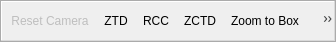
<?xml version="1.0" encoding="UTF-8"?>
<ui version="4.0">
 <class>pqCameraToolbar</class>
 <widget class="QToolBar" name="pqCameraToolbar">
  <property name="geometry">
   <rect>
    <x>0</x>
    <y>0</y>
    <width>336</width>
    <height>42</height>
   </rect>
  </property>
  <property name="windowTitle">
   <string>Camera Controls</string>
  </property>
  <property name="orientation">
   <enum>Qt::Horizontal</enum>
  </property>
  <action name="actionResetCamera">
   <property name="enabled">
    <bool>false</bool>
   </property>
   <property name="icon">
    <iconset resource="../../../Components/Resources/pqComponents.qrc">
     <normaloff>:/pqWidgets/Icons/pqResetCamera.svg</normaloff>:/pqWidgets/Icons/pqResetCamera.svg</iconset>
   </property>
   <property name="text">
    <string>&amp;Reset</string>
   </property>
   <property name="iconText">
    <string>Reset Camera</string>
   </property>
   <property name="statusTip">
    <string>Reset Camera</string>
   </property>
  </action>
  <action name="actionPositiveX">
   <property name="enabled">
    <bool>false</bool>
   </property>
   <property name="icon">
    <iconset resource="../../../Components/Resources/pqComponents.qrc">
     <normaloff>:/pqWidgets/Icons/pqXPlus.svg</normaloff>:/pqWidgets/Icons/pqXPlus.svg</iconset>
   </property>
   <property name="text">
    <string>+X</string>
   </property>
   <property name="toolTip">
    <string>Set view direction to +X</string>
   </property>
   <property name="statusTip">
    <string>Set view direction to +X</string>
   </property>
   <property name="whatsThis">
    <string>Set view direction to +X</string>
   </property>
  </action>
  <action name="actionNegativeX">
   <property name="enabled">
    <bool>false</bool>
   </property>
   <property name="icon">
    <iconset resource="../../../Components/Resources/pqComponents.qrc">
     <normaloff>:/pqWidgets/Icons/pqXMinus.svg</normaloff>:/pqWidgets/Icons/pqXMinus.svg</iconset>
   </property>
   <property name="text">
    <string>-X</string>
   </property>
   <property name="toolTip">
    <string>Set view direction to -X</string>
   </property>
   <property name="statusTip">
    <string>Set view direction to -X</string>
   </property>
   <property name="whatsThis">
    <string>Set view direction to -X</string>
   </property>
  </action>
  <action name="actionPositiveY">
   <property name="enabled">
    <bool>false</bool>
   </property>
   <property name="icon">
    <iconset resource="../../../Components/Resources/pqComponents.qrc">
     <normaloff>:/pqWidgets/Icons/pqYPlus.svg</normaloff>:/pqWidgets/Icons/pqYPlus.svg</iconset>
   </property>
   <property name="text">
    <string>+Y</string>
   </property>
   <property name="toolTip">
    <string>Set view direction to +Y</string>
   </property>
   <property name="statusTip">
    <string>Set view direction to +Y</string>
   </property>
   <property name="whatsThis">
    <string>Set view direction to +Y</string>
   </property>
  </action>
  <action name="actionNegativeY">
   <property name="enabled">
    <bool>false</bool>
   </property>
   <property name="icon">
    <iconset resource="../../../Components/Resources/pqComponents.qrc">
     <normaloff>:/pqWidgets/Icons/pqYMinus.svg</normaloff>:/pqWidgets/Icons/pqYMinus.svg</iconset>
   </property>
   <property name="text">
    <string>-Y</string>
   </property>
   <property name="toolTip">
    <string>Set view direction to -Y</string>
   </property>
   <property name="statusTip">
    <string>Set view direction to -Y</string>
   </property>
   <property name="whatsThis">
    <string>Set view direction to -Y</string>
   </property>
  </action>
  <action name="actionPositiveZ">
   <property name="enabled">
    <bool>false</bool>
   </property>
   <property name="icon">
    <iconset resource="../../../Components/Resources/pqComponents.qrc">
     <normaloff>:/pqWidgets/Icons/pqZPlus.svg</normaloff>:/pqWidgets/Icons/pqZPlus.svg</iconset>
   </property>
   <property name="text">
    <string>+Z</string>
   </property>
   <property name="toolTip">
    <string>Set view direction to +Z</string>
   </property>
   <property name="statusTip">
    <string>Set view direction to +Z</string>
   </property>
   <property name="whatsThis">
    <string>Set view direction to +Z</string>
   </property>
  </action>
  <action name="actionNegativeZ">
   <property name="enabled">
    <bool>false</bool>
   </property>
   <property name="icon">
    <iconset resource="../../../Components/Resources/pqComponents.qrc">
     <normaloff>:/pqWidgets/Icons/pqZMinus.svg</normaloff>:/pqWidgets/Icons/pqZMinus.svg</iconset>
   </property>
   <property name="text">
    <string>-Z</string>
   </property>
   <property name="toolTip">
    <string>Set view direction to -Z</string>
   </property>
   <property name="statusTip">
    <string>Set view direction to -Z</string>
   </property>
   <property name="whatsThis">
    <string>Set view direction to -Z</string>
   </property>
  </action>
  <action name="actionRotate90degCW">
   <property name="enabled">
    <bool>false</bool>
   </property>
   <property name="icon">
    <iconset resource="../../../Components/Resources/pqComponents.qrc">
     <normaloff>:/pqWidgets/Icons/pqRotateCameraCW.svg</normaloff>:/pqWidgets/Icons/pqRotateCameraCW.svg</iconset>
   </property>
   <property name="text">
    <string></string>
   </property>
   <property name="toolTip">
    <string>Rotate 90° clockwise</string>
   </property>
   <property name="statusTip">
    <string>Rotate 90° clockwise</string>
   </property>
   <property name="whatsThis">
    <string>Rotate 90° clockwise</string>
   </property>
  </action>
  <action name="actionRotate90degCCW">
   <property name="enabled">
    <bool>false</bool>
   </property>
   <property name="icon">
    <iconset resource="../../../Components/Resources/pqComponents.qrc">
     <normaloff>:/pqWidgets/Icons/pqRotateCameraCCW.svg</normaloff>:/pqWidgets/Icons/pqRotateCameraCCW.svg</iconset>
   </property>
   <property name="text">
    <string></string>
   </property>
   <property name="toolTip">
    <string>Rotate 90° counterclockwise</string>
   </property>
   <property name="statusTip">
    <string>Rotate 90° counterclockwise</string>
   </property>
   <property name="whatsThis">
    <string>Rotate 90° counterclockwise</string>
   </property>
  </action>
  <action name="actionZoomToBox">
   <property name="checkable">
    <bool>true</bool>
   </property>
   <property name="icon">
    <iconset resource="../../../Components/Resources/pqComponents.qrc">
     <normaloff>:/pqWidgets/Icons/pqZoomToSelection.svg</normaloff>:/pqWidgets/Icons/pqZoomToSelection.svg</iconset>
   </property>
   <property name="text">
    <string>Zoom to Box</string>
   </property>
   <property name="statusTip">
    <string>Zoom to Box</string>
   </property>
  </action>
  <action name="actionZoomToData">
   <property name="text">
    <string>ZTD</string>
   </property>
   <property name="toolTip">
    <string>Zoom To Data</string>
   </property>
   <property name="icon">
    <iconset resource="../../../Components/Resources/pqComponents.qrc">
     <normaloff>:/pqWidgets/Icons/pqZoomToData.svg</normaloff>:/pqWidgets/Icons/pqZoomToData.svg</iconset>
   </property>
  </action>
  <action name="actionZoomClosestToData">
   <property name="text">
    <string>ZCTD</string>
   </property>
   <property name="toolTip">
    <string>Zoom Closest To Data</string>
   </property>
   <property name="icon">
    <iconset resource="../../../Components/Resources/pqComponents.qrc">
     <normaloff>:/pqWidgets/Icons/pqZoomClosestToData.svg</normaloff>:/pqWidgets/Icons/pqZoomClosestToData.svg</iconset>
   </property>
  </action>
  <action name="actionResetCameraClosest">
   <property name="text">
    <string>RCC</string>
   </property>
   <property name="toolTip">
    <string>Reset Camera Closest</string>
   </property>
   <property name="icon">
    <iconset resource="../../../Components/Resources/pqComponents.qrc">
     <normaloff>:/pqWidgets/Icons/pqResetCameraClosest.svg</normaloff>:/pqWidgets/Icons/pqResetCameraClosest.svg</iconset>
   </property>
  </action>
  <addaction name="actionResetCamera"/>
  <addaction name="actionZoomToData"/>
  <addaction name="actionResetCameraClosest"/>
  <addaction name="actionZoomClosestToData"/>
  <addaction name="actionZoomToBox"/>
  <addaction name="actionPositiveX"/>
  <addaction name="actionNegativeX"/>
  <addaction name="actionPositiveY"/>
  <addaction name="actionNegativeY"/>
  <addaction name="actionPositiveZ"/>
  <addaction name="actionNegativeZ"/>
  <addaction name="actionRotate90degCW"/>
  <addaction name="actionRotate90degCCW"/>
 </widget>
 <resources>
  <include location="../../../Components/Resources/pqComponents.qrc"/>
 </resources>
 <connections/>
</ui>
